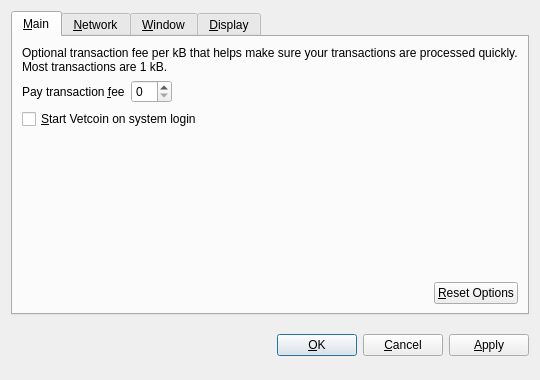
<?xml version="1.0" encoding="UTF-8"?>
<ui version="4.0">
 <class>OptionsDialog</class>
 <widget class="QDialog" name="OptionsDialog">
  <property name="geometry">
   <rect>
    <x>0</x>
    <y>0</y>
    <width>540</width>
    <height>380</height>
   </rect>
  </property>
  <property name="windowTitle">
   <string>Options</string>
  </property>
  <property name="modal">
   <bool>true</bool>
  </property>
  <layout class="QVBoxLayout" name="verticalLayout">
   <item>
    <widget class="QTabWidget" name="tabWidget">
     <property name="tabPosition">
      <enum>QTabWidget::North</enum>
     </property>
     <property name="currentIndex">
      <number>0</number>
     </property>
     <widget class="QWidget" name="tabMain">
      <attribute name="title">
       <string>&amp;Main</string>
      </attribute>
      <layout class="QVBoxLayout" name="verticalLayout_Main">
       <item>
        <widget class="QLabel" name="transactionFeeInfoLabel">
         <property name="text">
          <string>Optional transaction fee per kB that helps make sure your transactions are processed quickly. Most transactions are 1 kB.</string>
         </property>
         <property name="textFormat">
          <enum>Qt::PlainText</enum>
         </property>
         <property name="wordWrap">
          <bool>true</bool>
         </property>
        </widget>
       </item>
       <item>
        <layout class="QHBoxLayout" name="horizontalLayout_1_Main">
         <item>
          <widget class="QLabel" name="transactionFeeLabel">
           <property name="text">
            <string>Pay transaction &amp;fee</string>
           </property>
           <property name="textFormat">
            <enum>Qt::PlainText</enum>
           </property>
           <property name="buddy">
            <cstring>transactionFee</cstring>
           </property>
          </widget>
         </item>
         <item>
          <widget class="BitcoinAmountField" name="transactionFee"/>
         </item>
         <item>
          <spacer name="horizontalSpacer_1_Main">
           <property name="orientation">
            <enum>Qt::Horizontal</enum>
           </property>
           <property name="sizeHint" stdset="0">
            <size>
             <width>40</width>
             <height>20</height>
            </size>
           </property>
          </spacer>
         </item>
        </layout>
       </item>
       <item>
        <widget class="QCheckBox" name="bitcoinAtStartup">
         <property name="toolTip">
          <string>Automatically start Vetcoin after logging in to the system.</string>
         </property>
         <property name="text">
          <string>&amp;Start Vetcoin on system login</string>
         </property>
        </widget>
       </item>
       <item>
        <spacer name="verticalSpacer_Main">
         <property name="orientation">
          <enum>Qt::Vertical</enum>
         </property>
         <property name="sizeHint" stdset="0">
          <size>
           <width>20</width>
           <height>40</height>
          </size>
         </property>
        </spacer>
       </item>
       <item>
        <layout class="QHBoxLayout" name="horizontalLayout_2_Main">
         <item>
          <spacer name="horizontalSpacer_2_Main">
           <property name="orientation">
            <enum>Qt::Horizontal</enum>
           </property>
           <property name="sizeHint" stdset="0">
            <size>
             <width>40</width>
             <height>20</height>
            </size>
           </property>
          </spacer>
         </item>
         <item>
          <widget class="QPushButton" name="resetButton">
           <property name="toolTip">
            <string>Reset all client options to default.</string>
           </property>
           <property name="text">
            <string>&amp;Reset Options</string>
           </property>
           <property name="autoDefault">
            <bool>false</bool>
           </property>
          </widget>
         </item>
        </layout>
       </item>
      </layout>
     </widget>
     <widget class="QWidget" name="tabNetwork">
      <attribute name="title">
       <string>&amp;Network</string>
      </attribute>
      <layout class="QVBoxLayout" name="verticalLayout_Network">
       <item>
        <widget class="QCheckBox" name="mapPortUpnp">
         <property name="toolTip">
          <string>Automatically open the Vetcoin client port on the router. This only works when your router supports UPnP and it is enabled.</string>
         </property>
         <property name="text">
          <string>Map port using &amp;UPnP</string>
         </property>
        </widget>
       </item>
       <item>
        <widget class="QCheckBox" name="connectSocks">
         <property name="toolTip">
          <string>Connect to the Vetcoin network through a SOCKS proxy (e.g. when connecting through Tor).</string>
         </property>
         <property name="text">
          <string>&amp;Connect through SOCKS proxy:</string>
         </property>
        </widget>
       </item>
       <item>
        <layout class="QHBoxLayout" name="horizontalLayout_Network">
         <item>
          <widget class="QLabel" name="proxyIpLabel">
           <property name="text">
            <string>Proxy &amp;IP:</string>
           </property>
           <property name="textFormat">
            <enum>Qt::PlainText</enum>
           </property>
           <property name="buddy">
            <cstring>proxyIp</cstring>
           </property>
          </widget>
         </item>
         <item>
          <widget class="QValidatedLineEdit" name="proxyIp">
           <property name="maximumSize">
            <size>
             <width>140</width>
             <height>16777215</height>
            </size>
           </property>
           <property name="toolTip">
            <string>IP address of the proxy (e.g. 127.0.0.1)</string>
           </property>
          </widget>
         </item>
         <item>
          <widget class="QLabel" name="proxyPortLabel">
           <property name="text">
            <string>&amp;Port:</string>
           </property>
           <property name="textFormat">
            <enum>Qt::PlainText</enum>
           </property>
           <property name="buddy">
            <cstring>proxyPort</cstring>
           </property>
          </widget>
         </item>
         <item>
          <widget class="QLineEdit" name="proxyPort">
           <property name="maximumSize">
            <size>
             <width>55</width>
             <height>16777215</height>
            </size>
           </property>
           <property name="toolTip">
            <string>Port of the proxy (e.g. 9050)</string>
           </property>
          </widget>
         </item>
         <item>
          <widget class="QLabel" name="socksVersionLabel">
           <property name="text">
            <string>SOCKS &amp;Version:</string>
           </property>
           <property name="textFormat">
            <enum>Qt::PlainText</enum>
           </property>
           <property name="buddy">
            <cstring>socksVersion</cstring>
           </property>
          </widget>
         </item>
         <item>
          <widget class="QValueComboBox" name="socksVersion">
           <property name="toolTip">
            <string>SOCKS version of the proxy (e.g. 5)</string>
           </property>
          </widget>
         </item>
         <item>
          <spacer name="horizontalSpacer_Network">
           <property name="orientation">
            <enum>Qt::Horizontal</enum>
           </property>
           <property name="sizeHint" stdset="0">
            <size>
             <width>40</width>
             <height>20</height>
            </size>
           </property>
          </spacer>
         </item>
        </layout>
       </item>
       <item>
        <spacer name="verticalSpacer_Network">
         <property name="orientation">
          <enum>Qt::Vertical</enum>
         </property>
         <property name="sizeHint" stdset="0">
          <size>
           <width>20</width>
           <height>40</height>
          </size>
         </property>
        </spacer>
       </item>
      </layout>
     </widget>
     <widget class="QWidget" name="tabWindow">
      <attribute name="title">
       <string>&amp;Window</string>
      </attribute>
      <layout class="QVBoxLayout" name="verticalLayout_Window">
       <item>
        <widget class="QCheckBox" name="minimizeToTray">
         <property name="toolTip">
          <string>Show only a tray icon after minimizing the window.</string>
         </property>
         <property name="text">
          <string>&amp;Minimize to the tray instead of the taskbar</string>
         </property>
        </widget>
       </item>
       <item>
        <widget class="QCheckBox" name="minimizeOnClose">
         <property name="toolTip">
          <string>Minimize instead of exit the application when the window is closed. When this option is enabled, the application will be closed only after selecting Quit in the menu.</string>
         </property>
         <property name="text">
          <string>M&amp;inimize on close</string>
         </property>
        </widget>
       </item>
       <item>
        <spacer name="verticalSpacer_Window">
         <property name="orientation">
          <enum>Qt::Vertical</enum>
         </property>
         <property name="sizeHint" stdset="0">
          <size>
           <width>20</width>
           <height>40</height>
          </size>
         </property>
        </spacer>
       </item>
      </layout>
     </widget>
     <widget class="QWidget" name="tabDisplay">
      <attribute name="title">
       <string>&amp;Display</string>
      </attribute>
      <layout class="QVBoxLayout" name="verticalLayout_Display">
       <item>
        <layout class="QHBoxLayout" name="horizontalLayout_1_Display">
         <item>
          <widget class="QLabel" name="langLabel">
           <property name="text">
            <string>User Interface &amp;language:</string>
           </property>
           <property name="textFormat">
            <enum>Qt::PlainText</enum>
           </property>
           <property name="buddy">
            <cstring>lang</cstring>
           </property>
          </widget>
         </item>
         <item>
          <widget class="QValueComboBox" name="lang">
           <property name="toolTip">
            <string>The user interface language can be set here. This setting will take effect after restarting Vetcoin.</string>
           </property>
          </widget>
         </item>
        </layout>
       </item>
       <item>
        <layout class="QHBoxLayout" name="horizontalLayout_2_Display">
         <item>
          <widget class="QLabel" name="unitLabel">
           <property name="text">
            <string>&amp;Unit to show amounts in:</string>
           </property>
           <property name="textFormat">
            <enum>Qt::PlainText</enum>
           </property>
           <property name="buddy">
            <cstring>unit</cstring>
           </property>
          </widget>
         </item>
         <item>
          <widget class="QValueComboBox" name="unit">
           <property name="toolTip">
            <string>Choose the default subdivision unit to show in the interface and when sending coins.</string>
           </property>
          </widget>
         </item>
        </layout>
       </item>
       <item>
        <widget class="QCheckBox" name="displayAddresses">
         <property name="toolTip">
          <string>Whether to show Vetcoin addresses in the transaction list or not.</string>
         </property>
         <property name="text">
          <string>&amp;Display addresses in transaction list</string>
         </property>
        </widget>
       </item>
       <item>
        <spacer name="verticalSpacer_Display">
         <property name="orientation">
          <enum>Qt::Vertical</enum>
         </property>
         <property name="sizeHint" stdset="0">
          <size>
           <width>20</width>
           <height>40</height>
          </size>
         </property>
        </spacer>
       </item>
      </layout>
     </widget>
    </widget>
   </item>
   <item>
    <layout class="QHBoxLayout" name="horizontalLayout_Buttons">
     <item>
      <spacer name="horizontalSpacer_1">
       <property name="orientation">
        <enum>Qt::Horizontal</enum>
       </property>
       <property name="sizeHint" stdset="0">
        <size>
         <width>40</width>
         <height>48</height>
        </size>
       </property>
      </spacer>
     </item>
     <item>
      <widget class="QLabel" name="statusLabel">
       <property name="font">
        <font>
         <weight>75</weight>
         <bold>true</bold>
        </font>
       </property>
       <property name="text">
        <string/>
       </property>
       <property name="textFormat">
        <enum>Qt::PlainText</enum>
       </property>
       <property name="wordWrap">
        <bool>true</bool>
       </property>
      </widget>
     </item>
     <item>
      <spacer name="horizontalSpacer_2">
       <property name="orientation">
        <enum>Qt::Horizontal</enum>
       </property>
       <property name="sizeHint" stdset="0">
        <size>
         <width>40</width>
         <height>48</height>
        </size>
       </property>
      </spacer>
     </item>
     <item>
      <widget class="QPushButton" name="okButton">
       <property name="text">
        <string>&amp;OK</string>
       </property>
      </widget>
     </item>
     <item>
      <widget class="QPushButton" name="cancelButton">
       <property name="text">
        <string>&amp;Cancel</string>
       </property>
       <property name="autoDefault">
        <bool>false</bool>
       </property>
      </widget>
     </item>
     <item>
      <widget class="QPushButton" name="applyButton">
       <property name="text">
        <string>&amp;Apply</string>
       </property>
       <property name="autoDefault">
        <bool>false</bool>
       </property>
      </widget>
     </item>
    </layout>
   </item>
  </layout>
 </widget>
 <customwidgets>
  <customwidget>
   <class>BitcoinAmountField</class>
   <extends>QSpinBox</extends>
   <header>bitcoinamountfield.h</header>
  </customwidget>
  <customwidget>
   <class>QValueComboBox</class>
   <extends>QComboBox</extends>
   <header>qvaluecombobox.h</header>
  </customwidget>
  <customwidget>
   <class>QValidatedLineEdit</class>
   <extends>QLineEdit</extends>
   <header>qvalidatedlineedit.h</header>
  </customwidget>
 </customwidgets>
 <resources/>
 <connections/>
</ui>
